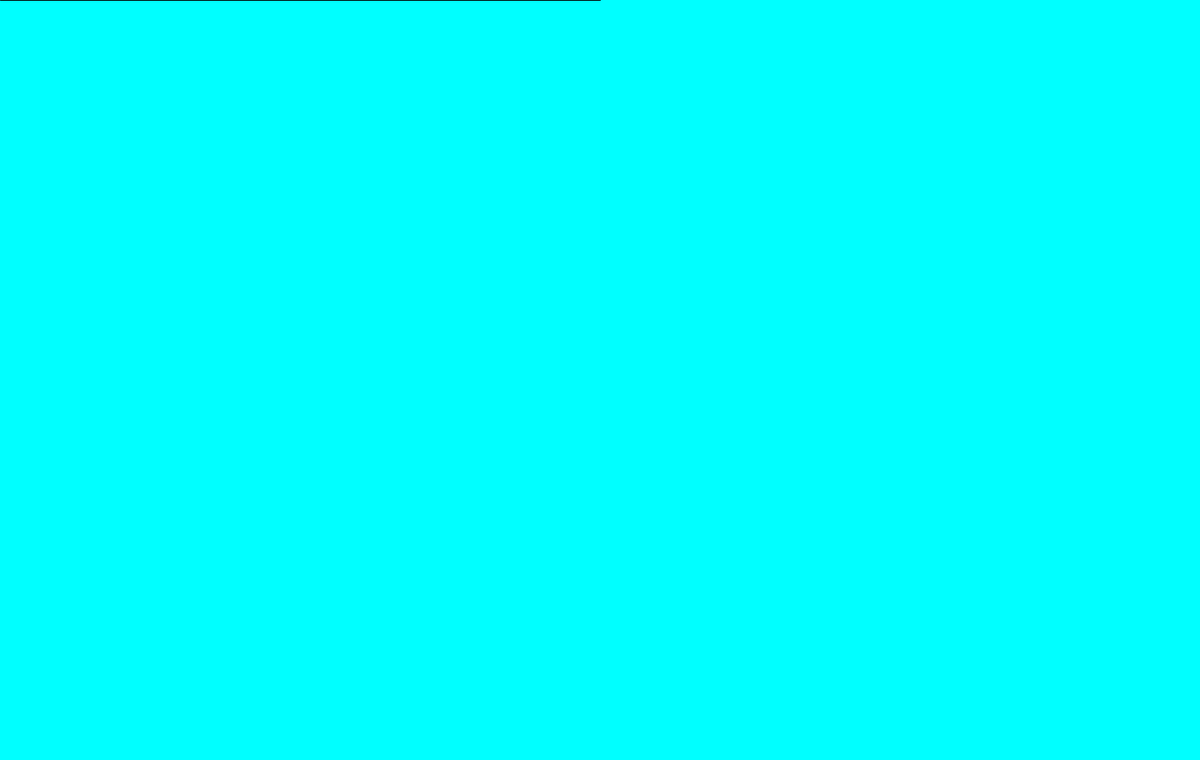
Frame 1 (no input)
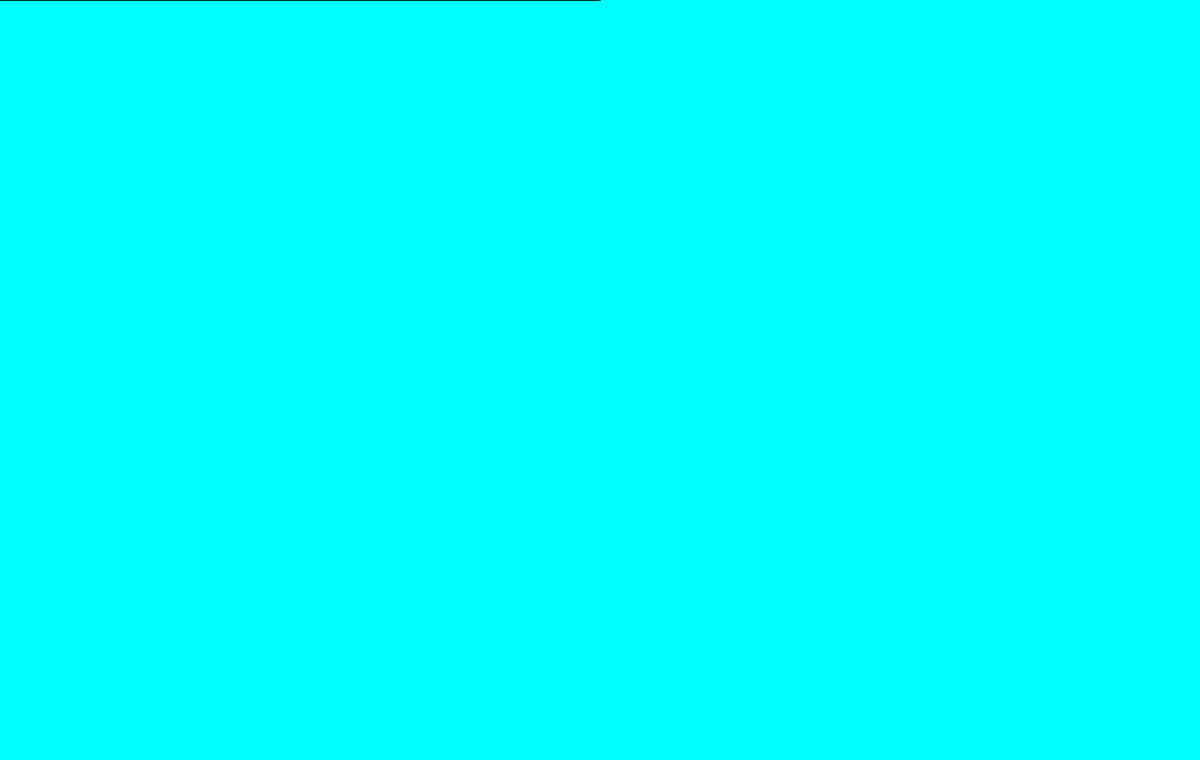
Frame 60 (the mouse pressed at the canvas centre just before this capture)
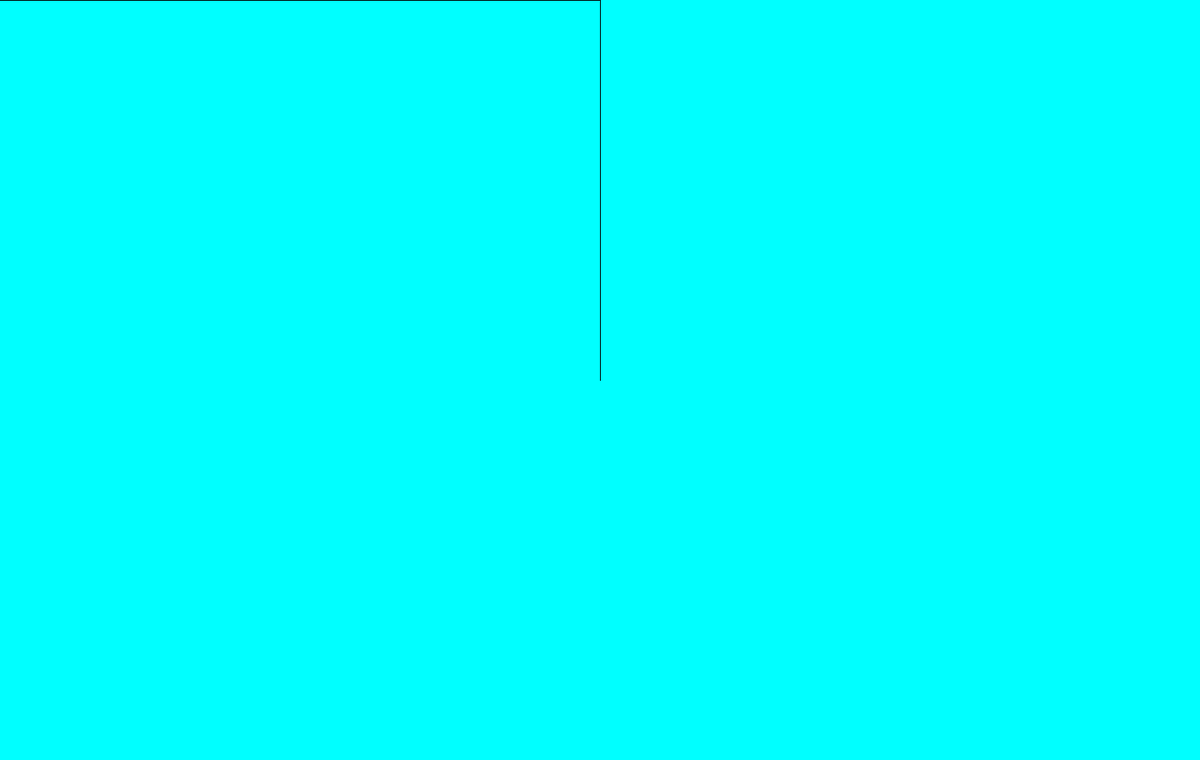
Frame 120 (the mouse held since frame 60 and released just before this capture)

The Processing sketch that drew these frames (run headless with seeded random() and noise(); from frame 60 on, the mouse is pressed at the canvas centre):

// Processing sketch: sketch_150826a
// ── sketch_150826a.pde
// Grant Harris
// Collision detection

// Setup runs once
void setup() {
  size(1500, 950);
  background(0,255,255);
}

// draw is a loop
void draw() {
  line(width/2,height/2224,mouseX,mouseY);
}
 
